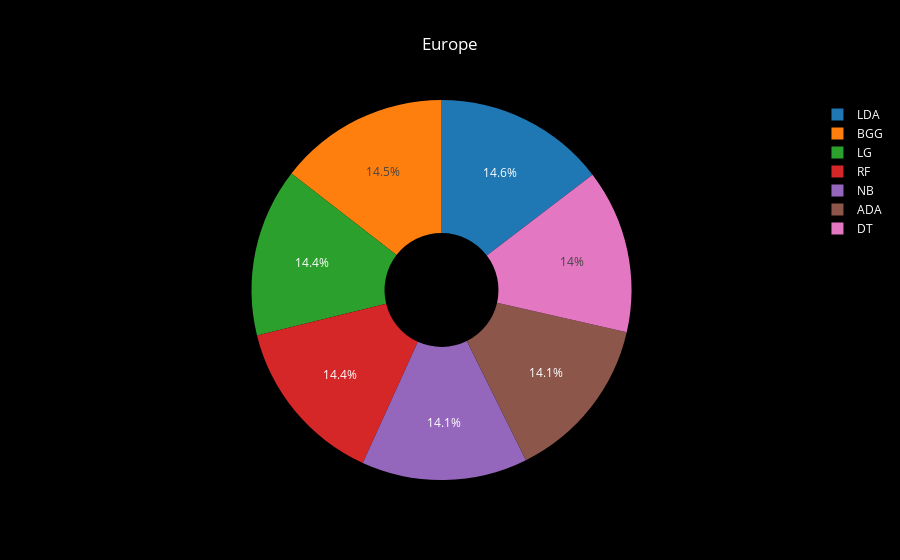

Notebook code cell kept with this figure:
### Code cell
labels=label
fig=go.Figure(data=[go.Pie(labels=label, values=model, hole=0.3
                           ,scalegroup='one')])

fig.update_layout(
    title_text='Europe',
    title_font_color='white',
    legend_title_font_color='yellow',
    plot_bgcolor='black',
    font_color='white',
    paper_bgcolor="black",
    
          )
fig.show()

### Figure 1 — Plotly figure (JSON) as saved in the notebook; plotly's stock layout.template omitted (floating-point values rounded to 4 significant figures)
{"data": [{"hole": 0.3, "labels": ["LG", "LDA", "NB", "ADA", "DT", "RF", "BGG"], "scalegroup": "one", "type": "pie", "values": [80.6, 82.09, 79.35, 79.1, 78.36, 80.6, 81.34]}], "layout": {"font": {"color": "white"}, "legend": {"title": {"font": {"color": "yellow"}}}, "paper_bgcolor": "black", "plot_bgcolor": "black", "title": {"font": {"color": "white"}, "text": "Europe"}}}
